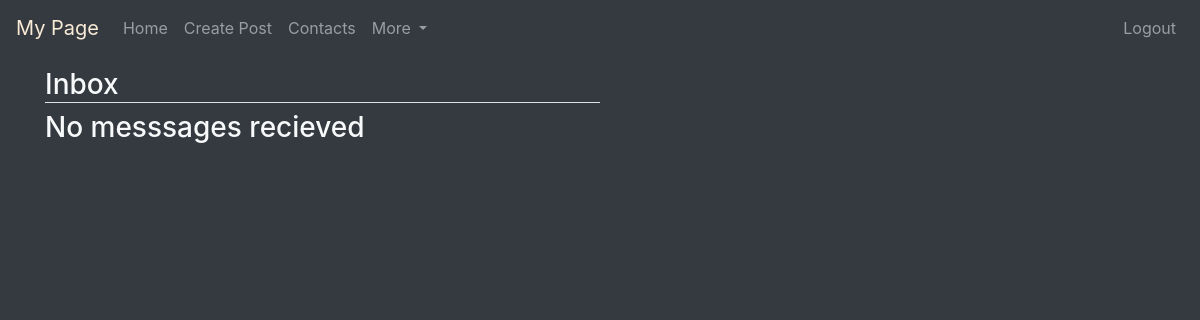
The page /inbox/ (signed in) on the database as committed earlier.
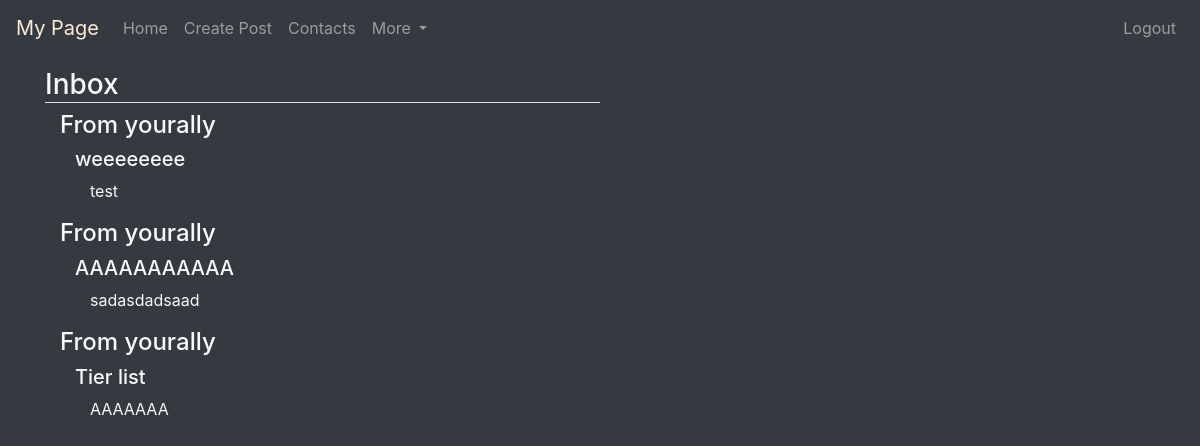
The same page on the database as committed later.
### MyPage/models.py (models this page shows, shortened)
class Message(models.Model):
    title = models.CharField(max_length=32, default='No Title')
    sent_by = models.ForeignKey(User, on_delete=models.CASCADE,
                           related_name='sent_messages')
    sent_to = models.ForeignKey(User, on_delete=models.CASCADE,
                           related_name='received_messages')
    time_sent = models.DateTimeField(default=timezone.now)
    message = models.TextField()

### MyPage/views.py (the view)
# urls.py: path('inbox/', my_views.inbox, name='my-inbox'),
@login_required
def inbox(request):
    messages = Message.objects.filter(
        sent_to=request.user).order_by('-time_sent')
    page = request.GET.get('page', 1)
    paginator = Paginator(messages, 5)
    try:
        received_messages = paginator.page(page)
    except PageNotAnInteger:
        received_messages = paginator.page(1)
    except EmptyPage:
        received_messages = paginator.page(paginator.num_pages)
    context = {
        'page_title': "My received_messages",
        'received_messages': received_messages,
        'form': forms.CommentForm()
    }
    return render(request, 'MyPage/inbox.html', context)

### MyPage/templates/MyPage/inbox.html (shortened to what this page needs)
{% extends 'MyPage/base.html' %}
{% block content %}
    <h3 class='border-bottom' style="width: 50%;">Inbox</h3>
    {% if not received_messages %}
        <h3> No messsages recieved </h3>
    {% endif %}
    {% for message in received_messages %}
    <div class="container" title="{{message.time_sent}}">
    <h4>From {{message.sent_by}} </h4>
        <div class="container">
            <h5>{{ message.title }}</h5>
            <div class="container">
                <p>{{ message.message }}</p>
            </div>
        </div>
    </div>
    {% endfor %}
{% endblock %}

Rows that differ between the two databases and show on the page:
added Message: sent_by "yourally", title "weeeeeeee", message "test"
added Message: sent_by "yourally", title "AAAAAAAAAAA", message "sadasdadsaad"
added Message: sent_by "yourally", title "Tier list", message "AAAAAAA"
Other text that changed with them:
text no longer shown: "No messsages recieved"
